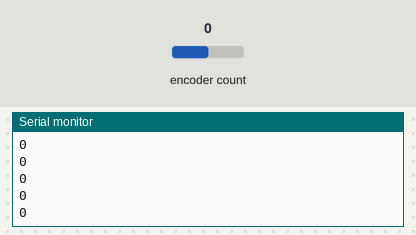
This sketch was run on a simulated Arduino Uno, built with avr-gcc and run on an emulated ATmega328P. Shown: the last lines printed to the serial monitor. The inputs (shaded band) are chosen by the test bench; at power-on: encoder count 0.

Above: at 1.2 s.
1.3 s: encoder count set to 1
At 1.9 s:
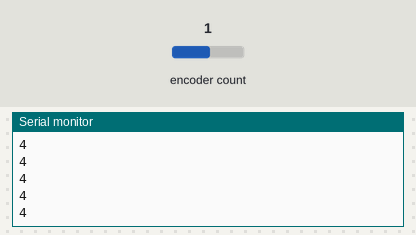
2.8 s: encoder count set to 2
At 3.9 s:
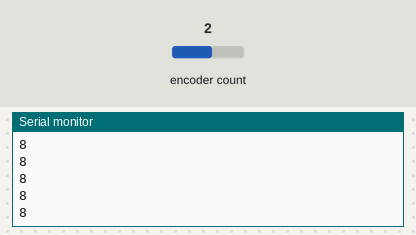
Timing chart, 0 to 5.8 s (numbered marks = the images above; inputs shaded):
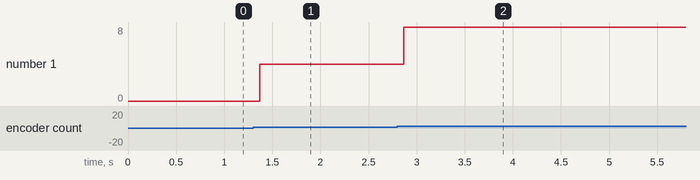

Measured:
- after the input at 1.3 s, the serial monitor: prints a new line after 0.07 s (image 1)
- after the input at 2.8 s, the serial monitor: prints a new line after 0.07 s (image 2)
- plotted number 1: 0 → 4 after the input at 1.3 s, 4 → 8 after the input at 2.8 s

The sketch:

encoders__t__.ino
```cpp
#include <Encoder.h>
    Encoder enc (5, 6);
    void setup()
      {
        Serial.begin(9600);
       }
    void loop()
    {

      int newenc=enc.read();
      if(newenc<0){enc.write(0);}
      if(newenc>200){enc.write(200);}
      newenc = constrain(newenc,0,200);

      Serial.println(newenc);
    }
```
